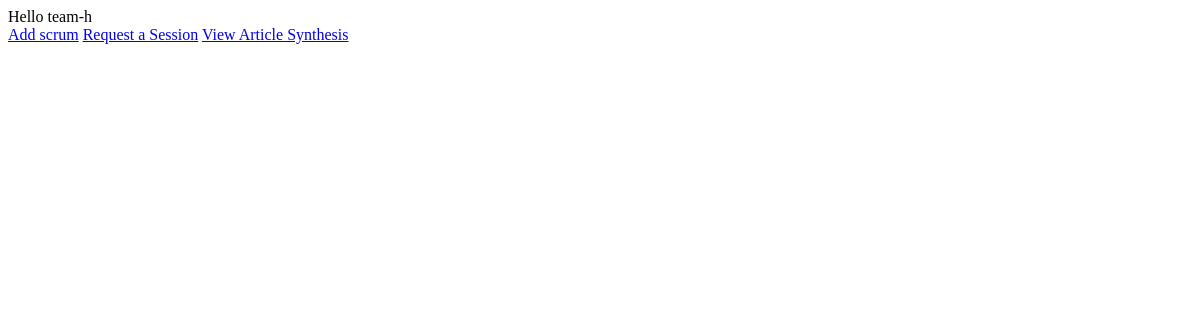
Page /ironman/ (signed in) on the earlier database version.
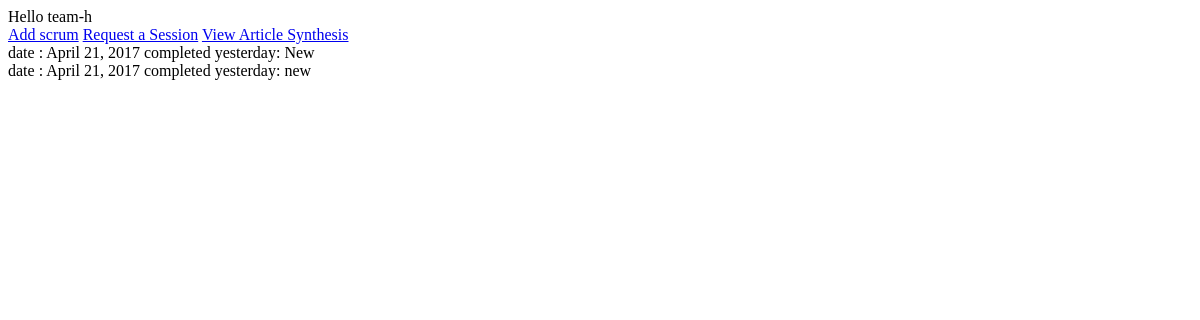
Same page on the later database version.
### ironman/models.py (models this page shows, shortened)
class Scrum(models.Model):
    comp_yest = models.TextField(max_length=500 )
    roadblk = models.CharField(max_length=500,blank=True, verbose_name='RoadBlocks if any')
    plan_tdy = models.CharField(max_length=500)
    learning = models.CharField(max_length=500,blank=True)
    date = models.DateField(default='2011-11-11')
    created_by = models.CharField(max_length=50)
    project = models.ForeignKey(Project, blank=True, null=True)

### ironman/views.py (the view)
def ironmanHome(request):
    user = request.user
    scrums = Scrum.objects.filter(created_by = user)
    return render(request, 'ironmanHome.html', {'scrums':scrums})

### ironman/templates/ironmanHome.html (shortened to what this page needs)
<!DOCTYPE html>
<html lang="en">
<head>
</head>
<body>
    Hello {{ user }} <br>
    <a href ="add_scrum/"> Add scrum</a>
    <a href ="request/"> Request a Session</a>
    <a href = "synthesis/">View Article Synthesis</a>
<br>
{% for scrum in scrums %}
    date : {{ scrum.date }}
   completed yesterday: {{ scrum.comp_yest }} <br>
{% endfor %}
</body>
</html>

Differences in the rows shown:
added Scrum: date "April 21, 2017", comp_yest "New"
added Scrum: date "April 21, 2017", comp_yest "new"
